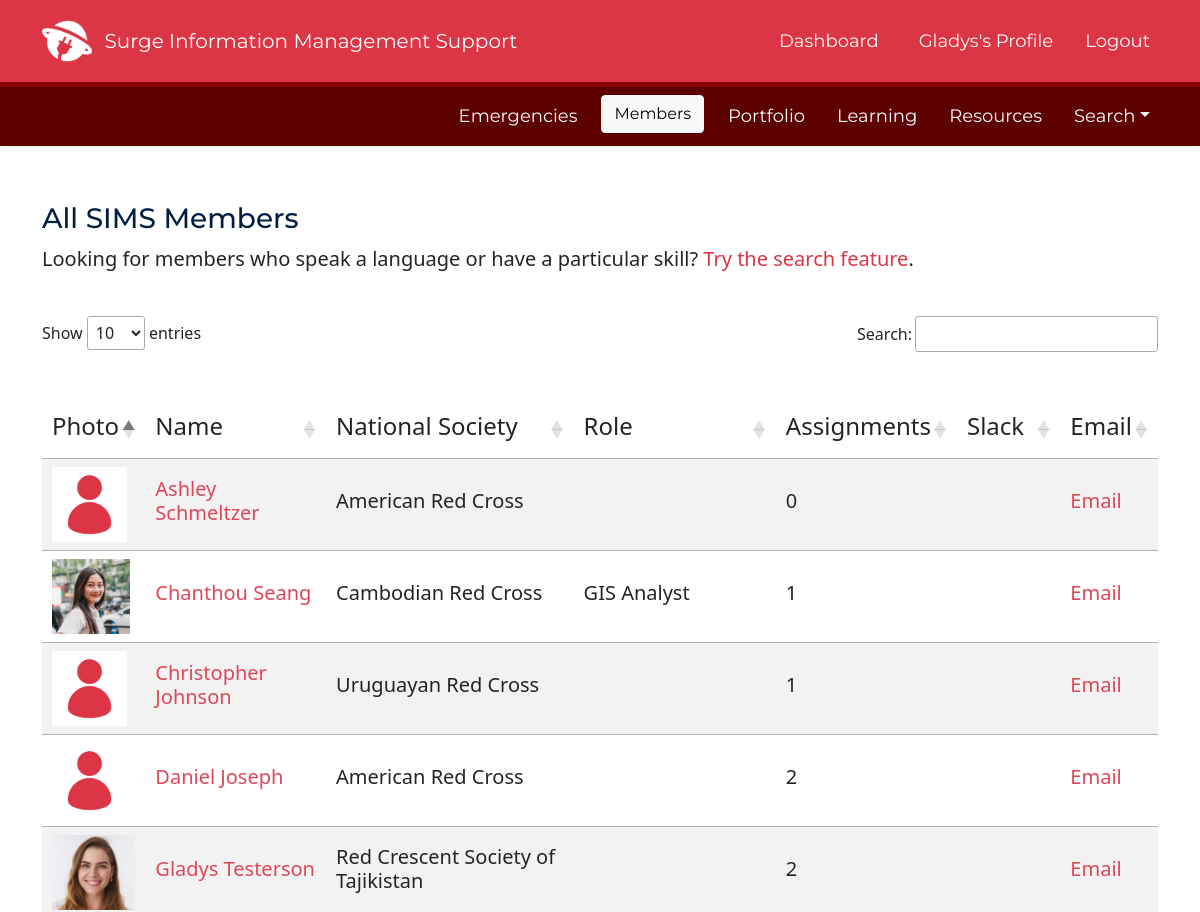
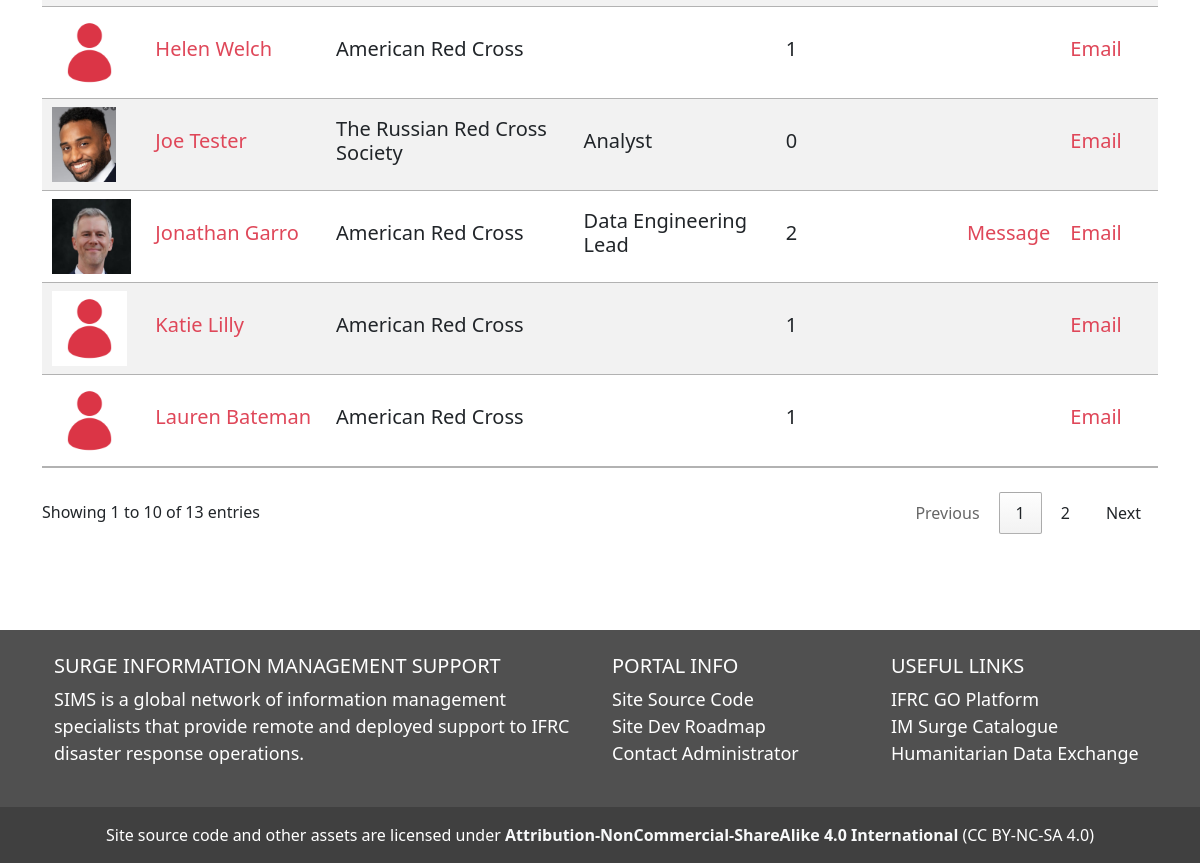
The page /members/all (signed in) on the database its author committed (2 pictures, top to bottom).
### SIMS_Portal/models.py (models this page shows, shortened)
class User(db.Model, UserMixin):
	__tablename__ = 'user'
	id = db.Column(db.Integer, primary_key=True)
	firstname = db.Column(db.String(40), nullable=False)
	lastname = db.Column(db.String(40), nullable=False)
	status = db.Column(db.String(20), default='Pending')
	birthday = db.Column(db.Date)
	email = db.Column(db.String(120), unique=True, nullable=False)
	password = db.Column(db.String(60), nullable=False)
	molnix_id = db.Column(db.Integer)
	job_title = db.Column(db.String(120))
	unit = db.Column(db.String(120))
	bio = db.Column(db.Text)
	is_admin = db.Column(db.Boolean, default=False)
	roles = db.Column(db.String(1000))
	languages = db.Column(db.String(1000))
	image_file = db.Column(db.String(20), nullable=False, default='default.png')
	twitter = db.Column(db.String(120))
	slack_id = db.Column(db.String(120))
	github = db.Column(db.String(120))
	linked_in = db.Column(db.String(120))
	messaging_number_country_code = db.Column(db.Integer)
	messaging_number = db.Column(db.Integer)
	ns_id = db.Column(db.Integer, db.ForeignKey('nationalsociety.ns_go_id'))
	assignments = db.relationship('Assignment', backref='assigned_member')
	products = db.relationship('Portfolio', backref='creator', lazy=True)
	skills = db.relationship('Skill', secondary='user_skill', backref='members_with_skill')
	languages = db.relationship('Language', secondary='user_language', backref='members_with_language')
	badges = db.relationship('Badge', secondary='user_badge', backref='members_with_badge')
	working_groups = db.relationship('WorkingGroup', secondary='user_workinggroup', backref='members_with_workinggroup')
	created_at = db.Column(db.DateTime, server_default=func.now())
	updated_at = db.Column(db.DateTime, onupdate=func.now())
	fullname = column_property(firstname + " " + lastname)
	@hybrid_property
	def fullname(self):
		return self.firstname + " " + self.lastname

### SIMS_Portal/users/routes.py (the view)
@users.route('/members/all')
@login_required
def members_all():
	members = db.engine.execute("SELECT u.id, u.firstname, u.lastname, u.status, u.email, u.job_title, u.slack_id, u.ns_id, u.image_file, ns.ns_name, COUNT(a.id) as assignment_count FROM user u JOIN nationalsociety ns ON ns.ns_go_id = u.ns_id LEFT JOIN assignment a ON a.user_id = u.id WHERE u.status = 'Active' GROUP BY u.id ORDER BY u.firstname")
	return render_template('members_all.html', members=members)

### SIMS_Portal/models.py (called while the page is built)
@login_manager.user_loader
def load_user(user_id):
	return User.query.get(int(user_id))

### SIMS_Portal/templates/members_all.html
{% extends "layout.html" %}
{% block content %}
<div class='container'>
  <div class='row my-5'>
    <td scope="row">
      <h3 class="" style="font-family: 'Montserrat'" id='sims-blue'>All SIMS Members</h3>
      <p class="lead">Looking for members who speak a language or have a particular skill? <a href="/search/members" class="text-danger">Try the search feature</a>.</p>
    </td>
    <br><br><br>
    <table class='table table-striped table-hover' id='datatable'>
      <thead>
        <tr>
          <th><h4>Photo</h4></th>
          <th><h4>Name</h4></th>
          <th><h4>National Society</h4></th>
          <th><h4>Role</h4></th>
          <th><h4>Assignments</h4></th>
          <th><h4>Slack</h4></th>
          <th><h4>Email</h4></th>
        </tr>
      </thead>
      <tbody>
        {% for member in members %}
          <tr>
            <td><img src='/static/assets/img/avatars/{{member.image_file}}' height='75px'></td>
            <td class="fw-bold align-middle"><a href="/profile/view/{{member.id}}" class='link-danger'><h5>{{member.firstname}} {{member.lastname}}</h5></a></td>
            <td class="align-middle"><h5>{{member.ns_name}}</h5></td>
            {% if member.job_title %}
              <td class="align-middle"><h5>{{member.job_title}}</h5></td>
            {% else %}
              <td class="align-middle"></td>
            {% endif %}
            <td class="align-middle"><h5>{{member.assignment_count}}</h5></td>
            {% if member.slack_id %}
              <td class="align-middle"><a href='https://sims-ifrc.slack.com/team/{{member.slack_id}}'><h5>Message</h5></a></td>
            {% else %}
              <td class="align-middle"></td>
            {% endif %}
            <td class="align-middle"><a href="mailto: {{member.email}}"><h5>Email</h5></a></td>
          </tr>
        {% endfor %}
      </tbody>
    </table>
  </div>
</div>
{% endblock content %}

### SIMS_Portal/templates/layout.html (shortened to what this page needs)
<!DOCTYPE html>
<html lang="en">
<head>
	<link href="https://cdn.jsdelivr.net/npm/bootstrap@5.1.3/dist/css/bootstrap.min.css" rel="stylesheet">
	<link rel="stylesheet" type="text/css" href="https://cdn.datatables.net/1.12.1/css/jquery.dataTables.css">
	<link rel="stylesheet" type="text/css" href="{{ url_for('static', filename='css/main.css') }}">
	<link rel="stylesheet" href="https://cdn.jsdelivr.net/npm/bootstrap-icons@1.8.3/font/bootstrap-icons.css">
	<link rel="stylesheet" href="https://cdn.jsdelivr.net/npm/fullcalendar@5.11.0/main.min.css">
	<link rel="stylesheet" href="https://maxcdn.bootstrapcdn.com/font-awesome/4.7.0/css/font-awesome.min.css">
</head>
<body class="d-flex flex-column min-vh-100" data-spy="scroll" data-target=".card" data-offset="50">
	<header>
	<nav id="navbar_top" class="navbar navbar-expand-md navbar-dark bg-danger navbar-static-top py-3">
	 <div class="container">
		 <img src='/static/assets/img/SIMS-Logo-Dark.png' height='50px'>&nbsp &nbsp
		{% if current_user.is_authenticated %}
			<a class="navbar-brand" href="/dashboard" style="font-family: 'Montserrat';">Surge Information Management Support</a>
		{% else %}
			<a class="navbar-brand" href="/" style="font-family: 'Montserrat';">Surge Information Management Support</a>
		{% endif %}
	  <div class="collapse navbar-collapse" id="main_nav">
		<ul class="navbar-nav ms-auto">
			{% if current_user.is_authenticated %}
				{% if request.path == '/dashboard' %}
					<li class="nav-item px-3"><button type="button" class="btn btn-light" style="font-family: 'Montserrat';">Dashboard</button></li>
				{% else %}
					<li class="nav-item px-3"><a class="nav-link text-light" href="/dashboard" style="font-family: 'Montserrat';"> Dashboard </a></li>
				{% endif %}
				{% if '/profile_edit/' in request.path %}
				<li class="nav-item px-3"> </li>
				{% elif request.path == '/profile' %}
					<li class="nav-item px-2"><button type="button" class="btn btn-light" style="font-family: 'Montserrat';">{{ current_user.firstname }}'s Profile</button></li>
				{% else %}
				<li class="nav-item px-2"><a class="nav-link text-light" href="/profile" style="font-family: 'Montserrat';"> {{ current_user.firstname }}'s Profile </a></li>
				{% endif %}
				<li class="nav-item ps-2"><a class="nav-link text-light" href="/logout" style="font-family: 'Montserrat';"> Logout </a></li>
			{% endif %}
		</ul>
	  </div>
	</nav>
	{% if current_user.is_authenticated %}
	<nav id="navbar_top_login" class="navbar navbar-expand-sm box-shadow shadow-sm navbar-dark sticky-top mb-2">
	 <div class="container">
	  <div class="collapse navbar-collapse" id="main_nav">
			<ul class="navbar-nav ms-auto">
				{% if '/emergencies/all' in request.path %}
					<li class="nav-item px-2"><button type="button" class="btn btn-light" style="font-family: 'Montserrat';">Emergencies</button></li>
				{% else %}
					<li class="nav-item px-2"><a class="nav-link text-light" href="{{ url_for('emergencies.view_all_emergencies')}}" style="font-family: 'Montserrat';">Emergencies</a></li>
				{% endif %}
				{% if '/members/all' in request.path %}
					<li class="nav-item px-2"><button type="button" class="btn btn-light" style="font-family: 'Montserrat';">Members</button></li>
				{% else %}
					<li class="nav-item px-2"><a class="nav-link text-light" href="{{ url_for('users.members_all')}}" style="font-family: 'Montserrat';">Members</a></li>
				{% endif %}
				{% if '/all_products' in request.path %}
					<li class="nav-item px-2"><button type="button" class="btn btn-light" style="font-family: 'Montserrat';">Portfolio</button></li>
				{% else %}
					<li class="nav-item px-2"><a class="nav-link text-light" href="{{ url_for('portfolios.all_products')}}" style="font-family: 'Montserrat';">Portfolio</a></li>
				{% endif %}
				{% if '/learning' in request.path %}
					<li class="nav-item px-2"><button type="button" class="btn btn-light" style="font-family: 'Montserrat';">Learning</button></li>
				{% else %}
					<li class="nav-item px-2"><a class="nav-link text-light" href="{{ url_for('main.learning')}}" style="font-family: 'Montserrat';">Learning</a></li>
				{% endif %}
				{% if '/resources' in request.path %}
					<li class="nav-item px-2"><button type="button" class="btn btn-light" style="font-family: 'Montserrat';">Resources</button></li>
				{% else %}
					<li class="nav-item px-2"><a class="nav-link text-light" href="{{ url_for('main.resources')}}" style="font-family: 'Montserrat';">Resources</a></li>
				{% endif %}
					<li class="nav-item dropdown ps-2 pl-3">
						<a class="nav-link dropdown-toggle text-light" href="#" id="navbarDropdown" role="button" data-toggle="dropdown" aria-haspopup="true" aria-expanded="false" style="font-family: 'Montserrat';">Search</a>
					</li>
			</ul>
		</div>
	  </div>
	</nav>
	{% endif %}
	</header>
	{% block content %}{% endblock %}
	<br><br>
	<footer class="text-white text-center text-lg-start mt-auto" style='background: #505050'>
	  <div class="container p-4">
		<div class="row">
		  <div class="col-lg-6 col-md-12 mb-4 mb-md-0">
			<h5 class="text-uppercase">Surge Information Management Support</h5>
			<p>
			  SIMS is a global network of information management specialists that provide remote and deployed support to IFRC disaster response operations.
			</p>
		  </div>
		  <div class="col-lg-3 col-md-6 mb-4 mb-md-0">
			<h5 class="text-uppercase">Portal Info</h5>
			<ul class="list-unstyled mb-0">
			  <li>
				<a href="https://github.com/JonathanGarro/SIMS-Portal-Neo" class="text-white">Site Source Code</a>
			  </li>
			  <li>
				<a href="https://trello.com/b/zzwVdwoY/sims-portal-development-roadmap" class="text-white">Site Dev Roadmap</a>
			  </li>
			  <li>
				<a href="#!" class="text-white">Contact Administrator</a>
			  </li>
			</ul>
		  </div>
		  <div class="col-lg-3 col-md-6 mb-4 mb-md-0">
			  <h5 class="text-uppercase">Useful Links</h5>
			  <ul class="list-unstyled mb-0">
				<li>
				  <a href="https://go.ifrc.org" class="text-white">IFRC GO Platform</a>
				</li>
				<li>
				  <a href="https://go.ifrc.org/deployments/catalogue/infoMgt" class="text-white">IM Surge Catalogue</a>
				</li>
				<li>
				  <a href="https://data.humdata.org" class="text-white">Humanitarian Data Exchange</a>
				</li>
			  </ul>
			</div>
		</div>
	  </div>
	  <div class="text-center p-3" style="background-color: rgba(0, 0, 0, 0.2);">
		Site source code and other assets are licensed under <a href='http://creativecommons.org/licenses/by-nc-sa/4.0/' class='text-light fw-bold'> Attribution-NonCommercial-ShareAlike 4.0 International</a> (CC BY-NC-SA 4.0)
	  </div>
	</footer>
</body>
</html>

### SIMS_Portal/static/css/main.css (style rules this page uses)
a { text-decoration: none; color: #df4759 }
a:link { text-decoration: none; color: #df4759 }
body { position: relative; }
p { font-size: 18px; }
li { font-size: 18px; }
#navbar_top_login { background: #5c0000 !important; }
#sims-blue { color: #011E41 }
#navbar_top { border-bottom: 5px solid #890000; }
#datatable { margin-bottom: 20px; }

### rows shown on the page
User: firstname "Gladys", image_file (picture), lastname "Testerson", ns_name "Red Crescent Society of Tajikistan", assignment_count "2"
User: image_file (placeholder picture), firstname "Ashley", lastname "Schmeltzer", ns_name "American Red Cross", assignment_count "0"
User: image_file (picture), firstname "Chanthou", lastname "Seang", ns_name "Cambodian Red Cross", job_title "GIS Analyst", assignment_count "1"
User: image_file (placeholder picture), firstname "Christopher", lastname "Johnson", ns_name "Uruguayan Red Cross", assignment_count "1"
User: image_file (placeholder picture), firstname "Daniel", lastname "Joseph", ns_name "American Red Cross", assignment_count "2"
User: image_file (placeholder picture), firstname "Helen", lastname "Welch", ns_name "American Red Cross", assignment_count "1"
User: image_file (picture), firstname "Joe", lastname "Tester", ns_name "The Russian Red Cross Society", job_title "Analyst", assignment_count "0"
User: image_file (picture), firstname "Jonathan", lastname "Garro", ns_name "American Red Cross", job_title "Data Engineering Lead", assignment_count "2"
User: image_file (placeholder picture), firstname "Katie", lastname "Lilly", ns_name "American Red Cross", assignment_count "1"
User: image_file (placeholder picture), firstname "Lauren", lastname "Bateman", ns_name "American Red Cross", assignment_count "1"
